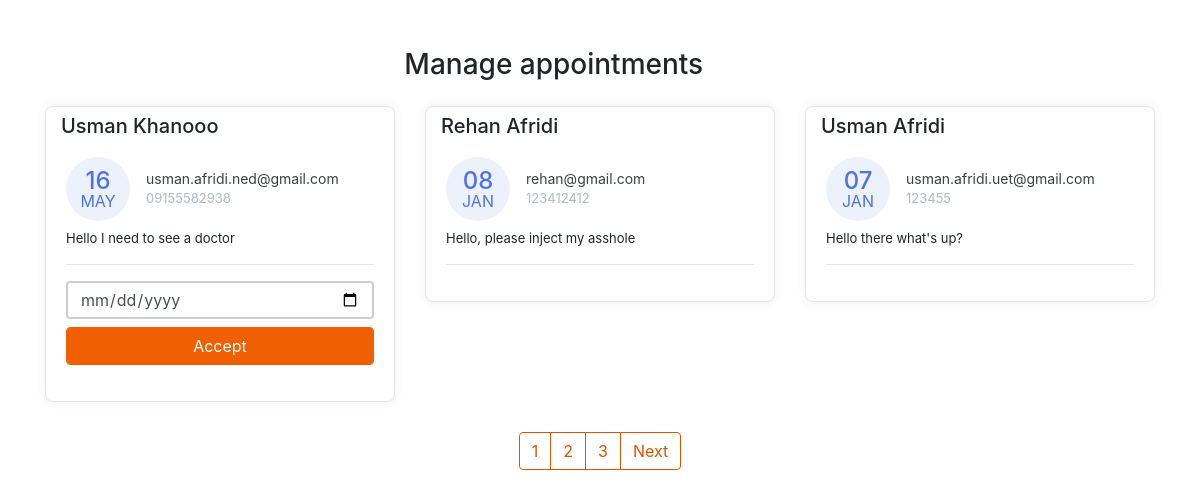
/manage-appointment/, run on the app's committed database.
### doctor/models.py (models this page shows, shortened)
class Appointment(models.Model):
	first_name= models.CharField(max_length=50)
	last_name= models.CharField(max_length=50)
	email= models.CharField(max_length=50)
	phone= models.CharField(max_length=50)
	request= models.TextField(blank=True)
	sent_date= models.DateField(auto_now_add=True)
	accepted= models.BooleanField(default=False)
	accepted_date= models.DateField(auto_now_add=False, null=True)
	class Meta:
		ordering = ["-sent_date"]

### doctor/views.py (the view, shortened to what this page needs)
# urls.py: path('manage-appointment/', views.ManageAppointmentView.as_view(), name='manage-appointment'),
class ManageAppointmentView(ListView):
	template_name= 'manage-appointments.html'
	login_required= True
	model= Appointment
	context_object_name= "appointments"
	paginate_by = 3
	def get_context_data(self, *args, **kwargs):
		context= super().get_context_data(*args, **kwargs)
		appointments= Appointment.objects.all()
		context.update({
			"title": "Manage Appointments"
			})
		return context

### templates/manage-appointments.html (shortened to what this page needs)
{% load static %}
<!DOCTYPE html>
<html lang="en">
<head>
  <link href="{% static 'css/bootstrap.min.css' %}" rel="stylesheet">
  <link rel="stylesheet" href="https://cdnjs.cloudflare.com/ajax/libs/font-awesome/5.15.3/css/all.min.css" />
  <link rel="stylesheet" href="{% static 'css/styles.css' %}" />
</head>
<body>
    <div class="container mt-5">
        <div class="col-11 text-center mt-4 mb-4">
            <h3>
                Manage appointments
            </h3>
        </div>
        <div class="row">
             {% for app in appointments %}
            <div class="col-lg-4">
                <div class="card card-margin">
                    <div class="card-header no-border">
                        <h5 class="card-title">{{app.first_name}} {{app.last_name}}</h5>
                    </div>
                    <div class="card-body pt-0">
                        <div class="widget-49">
                            <div class="widget-49-title-wrapper">
                                <div class="widget-49-date-primary">
                                    <span class="widget-49-date-day">{{app.sent_date|date:"d"}}</span>
                                    <span class="widget-49-date-month">{{app.sent_date|date:"M"}}</span>
                                </div>
                                <div class="widget-49-meeting-info">
                                    <span class="widget-49-pro-title">{{app.email}}</span>
                                    <span class="widget-49-meeting-time">{{app.phone}}</span>
                                </div>
                            </div>
                            <div class="widget-49-meeting-points">
                                <span>{{app.request}}</span>
                            </div>
                            <hr class="w-100">
                            {% if app.accepted == False %}
                            <form method="POST" action="{% url 'manage-appointment' %}">
                            <div class="form-group">
                                <input type="date" name="date" class="form-control mb-2"
                                    placeholder="dd-mm-yyyy" value=""
                                    min="1997-01-01" max="2030-12-31">
                                <input class="btn-block btn-primary form-control" type="submit" value="Accept">
                            </div>
                          </form>
                          {% endif %}
                        </div>
                    </div>
                </div>
            </div>
        {% endfor %}
        </div>
        <div class="wrapper">
            <nav aria-label="Page navigation example">
                <ul class="pagination">
                   {% for number in page_obj.paginator.page_range %}
                    <li class="page-item"><a class="page-link" href="?page={{number}}">{{number}}</a></li>
                        {% endfor %}
                    {% if page_obj.has_next %}
                    <li class="page-item"><a class="page-link" href="?page={{page_obj.next_page_number}}">Next</a></li>
                    {% endif %}
                </ul>
            </nav>
        </div>
</body>
</html>

### static/css/styles.css (style rules this page uses)
.form-control { box-shadow: none !important; outline: none !important; border: 2px solid #cecece; height: 38px; }
.title-box .border,.btn-primary,.back-to-top, .logo i,.question-q-box,.social-circle li a:hover { background-color: #f16000 !important; }
.btn-primary { border: 1px solid #f16000 !important; }

### templates/manage-appointments.html (style rules this page uses)
.card-margin { margin-bottom: 1.875rem; }
.card { border: 0; box-shadow: 0px 0px 10px 0px rgba(82, 63, 105, 0.1); -webkit-box-shadow: 0px 0px 10px 0px rgba(82, 63, 105, 0.1); -moz-box-shadow: 0px 0px 10px 0px rgba(82, 63, 105, 0.1); -ms-box-shadow: 0px 0px 10px 0px rgba(82, 63, 105, 0.1); }
.card { position: relative; display: flex; flex-direction: column; min-width: 0; word-wrap: break-word; background-color: #ffffff; background-clip: border-box; border: 1px solid #e6e4e9; border-radius: 8px; }
.card .card-header.no-border { border: 0; }
.card .card-header { background: none; padding: 0 0.9375rem; font-weight: 500; display: flex; align-items: center; min-height: 50px; }
.card-header:first-child { border-radius: calc(8px - 1px) calc(8px - 1px) 0 0; }
.widget-49 .widget-49-title-wrapper { display: flex; align-items: center; }
.widget-49 .widget-49-title-wrapper .widget-49-date-primary { display: flex; align-items: center; justify-content: center; flex-direction: column; background-color: #edf1fc; width: 4rem; height: 4rem; border-radius: 50%; }
.widget-49 .widget-49-title-wrapper .widget-49-date-primary .widget-49-date-day { color: #4e73e5; font-weight: 500; font-size: 1.5rem; line-height: 1; }
.widget-49 .widget-49-title-wrapper .widget-49-date-primary .widget-49-date-month { color: #4e73e5; line-height: 1; font-size: 1rem; text-transform: uppercase; }
.widget-49 .widget-49-title-wrapper .widget-49-meeting-info { display: flex; flex-direction: column; margin-left: 1rem; }
.widget-49 .widget-49-title-wrapper .widget-49-meeting-info .widget-49-pro-title { color: #3c4142; font-size: 14px; }
.widget-49 .widget-49-title-wrapper .widget-49-meeting-info .widget-49-meeting-time { color: #B1BAC5; font-size: 13px; }
.widget-49 .widget-49-meeting-points { font-weight: 400; font-size: 13px; margin-top: .5rem; }
.wrapper { display: flex; justify-content: center; align-items: center }
.page-link { position: relative; display: block; color: #D85600 !important; text-decoration: none; background-color: #fff; border: 1px solid #D85600 !important }

### data on the page
Appointment: first_name "Usman", last_name "Khanooo", sent_date "16", sent_date "MAY", email "usman.afridi.ned@gmail.com", phone "09155582938", request "Hello I need to see a doctor"
Appointment: first_name "Rehan", last_name "Afridi", sent_date "08", sent_date "JAN", email "rehan@gmail.com", phone "123412412", request "Hello, please inject my asshole"
Appointment: first_name "Usman", last_name "Afridi", sent_date "07", sent_date "JAN", email "usman.afridi.uet@gmail.com", phone "123455", request "Hello there what's up?"

### other printed values
{{ number }} "1" "2" "3"
